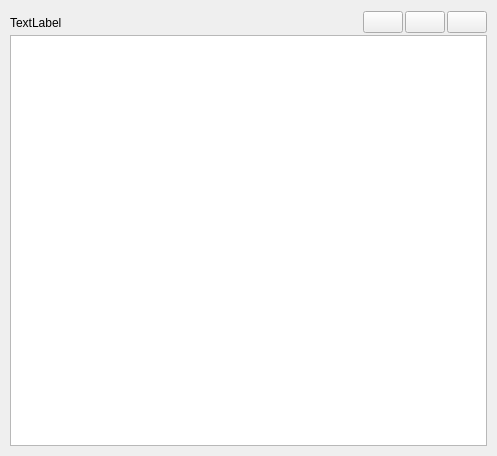
<?xml version="1.0" encoding="UTF-8"?>
<ui version="4.0">
 <class>message</class>
 <widget class="QWidget" name="message">
  <property name="geometry">
   <rect>
    <x>0</x>
    <y>0</y>
    <width>497</width>
    <height>456</height>
   </rect>
  </property>
  <property name="sizePolicy">
   <sizepolicy hsizetype="Expanding" vsizetype="Preferred">
    <horstretch>0</horstretch>
    <verstretch>0</verstretch>
   </sizepolicy>
  </property>
  <property name="minimumSize">
   <size>
    <width>0</width>
    <height>0</height>
   </size>
  </property>
  <property name="windowTitle">
   <string>Form</string>
  </property>
  <property name="toolTip">
   <string>Copy message text</string>
  </property>
  <property name="styleSheet">
   <string notr="true"/>
  </property>
  <layout class="QGridLayout" name="gridLayout_2">
   <property name="leftMargin">
    <number>0</number>
   </property>
   <property name="topMargin">
    <number>0</number>
   </property>
   <property name="rightMargin">
    <number>0</number>
   </property>
   <property name="bottomMargin">
    <number>0</number>
   </property>
   <property name="spacing">
    <number>0</number>
   </property>
   <item row="0" column="0">
    <widget class="QWidget" name="message_container" native="true">
     <layout class="QGridLayout" name="gridLayout">
      <property name="leftMargin">
       <number>10</number>
      </property>
      <property name="topMargin">
       <number>10</number>
      </property>
      <property name="rightMargin">
       <number>10</number>
      </property>
      <property name="bottomMargin">
       <number>10</number>
      </property>
      <property name="spacing">
       <number>0</number>
      </property>
      <item row="0" column="0">
       <layout class="QHBoxLayout" name="horizontalLayout">
        <property name="spacing">
         <number>2</number>
        </property>
        <item>
         <widget class="QLabel" name="user_name">
          <property name="minimumSize">
           <size>
            <width>0</width>
            <height>25</height>
           </size>
          </property>
          <property name="text">
           <string>TextLabel</string>
          </property>
         </widget>
        </item>
        <item>
         <spacer name="horizontalSpacer">
          <property name="orientation">
           <enum>Qt::Orientation::Horizontal</enum>
          </property>
          <property name="sizeHint" stdset="0">
           <size>
            <width>40</width>
            <height>20</height>
           </size>
          </property>
         </spacer>
        </item>
        <item>
         <widget class="QPushButton" name="play_audio_button">
          <property name="toolTip">
           <string>Play message audio</string>
          </property>
          <property name="text">
           <string/>
          </property>
          <property name="icon">
           <iconset resource="../../../resources/feather.qrc">
            <normaloff>:/light/icons/feather/light/play.svg</normaloff>:/light/icons/feather/light/play.svg</iconset>
          </property>
         </widget>
        </item>
        <item>
         <widget class="QPushButton" name="copy_button">
          <property name="toolTip">
           <string>Copy message</string>
          </property>
          <property name="text">
           <string/>
          </property>
          <property name="icon">
           <iconset resource="../../../resources/feather.qrc">
            <normaloff>:/light/icons/feather/light/copy.svg</normaloff>:/light/icons/feather/light/copy.svg</iconset>
          </property>
         </widget>
        </item>
        <item>
         <widget class="QPushButton" name="delete_button">
          <property name="toolTip">
           <string>Delete message</string>
          </property>
          <property name="text">
           <string/>
          </property>
          <property name="icon">
           <iconset resource="../../../resources/feather.qrc">
            <normaloff>:/light/icons/feather/light/x-circle.svg</normaloff>:/light/icons/feather/light/x-circle.svg</iconset>
          </property>
         </widget>
        </item>
       </layout>
      </item>
      <item row="1" column="0">
       <widget class="QTextEdit" name="content">
        <property name="verticalScrollBarPolicy">
         <enum>Qt::ScrollBarPolicy::ScrollBarAlwaysOff</enum>
        </property>
        <property name="horizontalScrollBarPolicy">
         <enum>Qt::ScrollBarPolicy::ScrollBarAlwaysOff</enum>
        </property>
       </widget>
      </item>
     </layout>
    </widget>
   </item>
  </layout>
 </widget>
 <resources>
  <include location="../../../resources/feather.qrc"/>
 </resources>
 <connections>
  <connection>
   <sender>delete_button</sender>
   <signal>clicked()</signal>
   <receiver>message</receiver>
   <slot>delete()</slot>
   <hints>
    <hint type="sourcelabel">
     <x>485</x>
     <y>30</y>
    </hint>
    <hint type="destinationlabel">
     <x>391</x>
     <y>-12</y>
    </hint>
   </hints>
  </connection>
  <connection>
   <sender>copy_button</sender>
   <signal>clicked()</signal>
   <receiver>message</receiver>
   <slot>copy()</slot>
   <hints>
    <hint type="sourcelabel">
     <x>452</x>
     <y>34</y>
    </hint>
    <hint type="destinationlabel">
     <x>451</x>
     <y>-2</y>
    </hint>
   </hints>
  </connection>
 </connections>
 <slots>
  <slot>delete()</slot>
  <slot>copy()</slot>
 </slots>
</ui>
